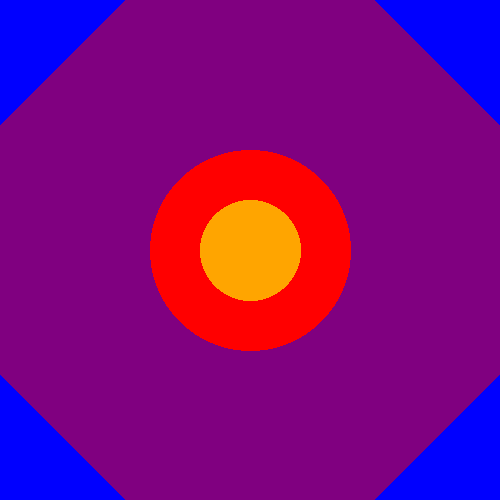

Write Python code to recreate this figure.
from PIL import Image, ImageColor, ImageDraw

# --- parameters ---
WIDTH = 500
HEIGHT = 500
TRI_SIDE_LENGTH = 125
RADIUS_OUTER = 100
RADIUS_INNER = 50
CENTRE = WIDTH // 2

# --- initialisation ---
image = Image.new("RGB", (WIDTH, HEIGHT))
draw = ImageDraw.Draw(image)
pixels = image.load()

# --- Paint the entire image red ---
draw.rectangle([(0, 0), (WIDTH - 1, HEIGHT - 1)], fill="purple")

# --- painting corners blue ---
blue = ImageColor.getrgb("blue")
corner_count = TRI_SIDE_LENGTH

for x in range(TRI_SIDE_LENGTH):
    for y in range(corner_count):
        pixels[x, y] = blue # top left
        pixels[WIDTH - x - 1, y] = blue # top right
        pixels[x, WIDTH - y - 1] = blue # bottom left
        pixels[WIDTH - x - 1, WIDTH - y - 1] = blue # bottom right

    corner_count -= 1

# --- painting inner and outer circles ---
def paint_circle(radius, colour):
    left = CENTRE - radius
    top = CENTRE - radius
    right = CENTRE + radius
    bottom = CENTRE + radius

    # Paint the circle
    draw.ellipse([(left, top), (right, bottom)], fill=colour)

paint_circle(RADIUS_OUTER, "red")
paint_circle(RADIUS_INNER, "orange")

image.save("beginning.png", "PNG")
